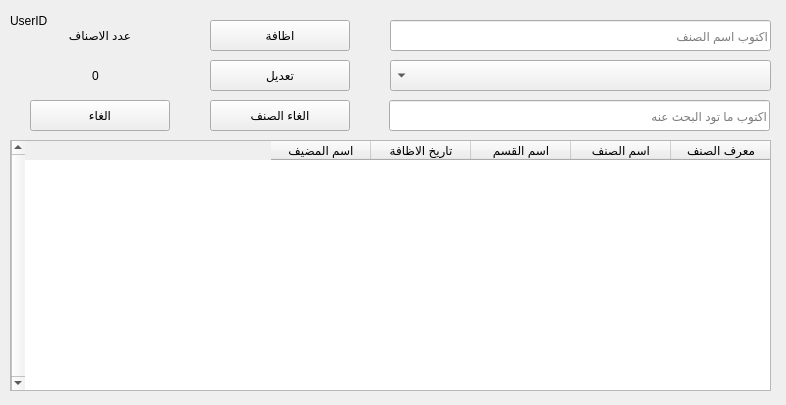
<?xml version="1.0" encoding="UTF-8"?>
<ui version="4.0">
 <class>Category</class>
 <widget class="QWidget" name="Category">
  <property name="windowModality">
   <enum>Qt::ApplicationModal</enum>
  </property>
  <property name="geometry">
   <rect>
    <x>0</x>
    <y>0</y>
    <width>786</width>
    <height>405</height>
   </rect>
  </property>
  <property name="windowTitle">
   <string>الاصناف</string>
  </property>
  <property name="layoutDirection">
   <enum>Qt::RightToLeft</enum>
  </property>
  <property name="autoFillBackground">
   <bool>false</bool>
  </property>
  <property name="styleSheet">
   <string notr="true"/>
  </property>
  <property name="locale">
   <locale language="Arabic" country="Jordan"/>
  </property>
  <widget class="QLineEdit" name="lineEditCategoryName">
   <property name="geometry">
    <rect>
     <x>390</x>
     <y>20</y>
     <width>381</width>
     <height>31</height>
    </rect>
   </property>
   <property name="placeholderText">
    <string>اكتوب اسم الصنف</string>
   </property>
  </widget>
  <widget class="QPushButton" name="btnAddCategory">
   <property name="geometry">
    <rect>
     <x>210</x>
     <y>20</y>
     <width>140</width>
     <height>31</height>
    </rect>
   </property>
   <property name="text">
    <string>اظافة</string>
   </property>
  </widget>
  <widget class="QTableWidget" name="tableCategory">
   <property name="geometry">
    <rect>
     <x>10</x>
     <y>140</y>
     <width>761</width>
     <height>251</height>
    </rect>
   </property>
   <property name="lineWidth">
    <number>1</number>
   </property>
   <property name="midLineWidth">
    <number>0</number>
   </property>
   <property name="verticalScrollBarPolicy">
    <enum>Qt::ScrollBarAlwaysOn</enum>
   </property>
   <property name="horizontalScrollBarPolicy">
    <enum>Qt::ScrollBarAsNeeded</enum>
   </property>
   <property name="autoScroll">
    <bool>true</bool>
   </property>
   <property name="tabKeyNavigation">
    <bool>true</bool>
   </property>
   <property name="showDropIndicator" stdset="0">
    <bool>true</bool>
   </property>
   <property name="dragEnabled">
    <bool>false</bool>
   </property>
   <property name="dragDropOverwriteMode">
    <bool>true</bool>
   </property>
   <property name="alternatingRowColors">
    <bool>false</bool>
   </property>
   <property name="showGrid">
    <bool>true</bool>
   </property>
   <property name="sortingEnabled">
    <bool>false</bool>
   </property>
   <property name="cornerButtonEnabled">
    <bool>true</bool>
   </property>
   <attribute name="horizontalHeaderVisible">
    <bool>true</bool>
   </attribute>
   <attribute name="horizontalHeaderCascadingSectionResizes">
    <bool>false</bool>
   </attribute>
   <attribute name="horizontalHeaderHighlightSections">
    <bool>true</bool>
   </attribute>
   <attribute name="horizontalHeaderShowSortIndicator" stdset="0">
    <bool>false</bool>
   </attribute>
   <attribute name="horizontalHeaderStretchLastSection">
    <bool>false</bool>
   </attribute>
   <attribute name="verticalHeaderVisible">
    <bool>true</bool>
   </attribute>
   <attribute name="verticalHeaderCascadingSectionResizes">
    <bool>false</bool>
   </attribute>
   <attribute name="verticalHeaderHighlightSections">
    <bool>true</bool>
   </attribute>
   <attribute name="verticalHeaderShowSortIndicator" stdset="0">
    <bool>false</bool>
   </attribute>
   <attribute name="verticalHeaderStretchLastSection">
    <bool>false</bool>
   </attribute>
   <column>
    <property name="text">
     <string>معرف الصنف</string>
    </property>
   </column>
   <column>
    <property name="text">
     <string>اسم الصنف</string>
    </property>
   </column>
   <column>
    <property name="text">
     <string>اسم القسم</string>
    </property>
   </column>
   <column>
    <property name="text">
     <string>تاريخ الاظافة</string>
    </property>
   </column>
   <column>
    <property name="text">
     <string>اسم المضيف</string>
    </property>
   </column>
  </widget>
  <widget class="QPushButton" name="btnCategoryDelete">
   <property name="geometry">
    <rect>
     <x>210</x>
     <y>100</y>
     <width>140</width>
     <height>31</height>
    </rect>
   </property>
   <property name="text">
    <string>الغاء الصنف</string>
   </property>
  </widget>
  <widget class="QLineEdit" name="linEditCategorySearch">
   <property name="geometry">
    <rect>
     <x>389</x>
     <y>100</y>
     <width>381</width>
     <height>31</height>
    </rect>
   </property>
   <property name="alignment">
    <set>Qt::AlignLeading|Qt::AlignLeft|Qt::AlignVCenter</set>
   </property>
   <property name="placeholderText">
    <string>اكتوب ما تود البحث عنه </string>
   </property>
  </widget>
  <widget class="QLabel" name="labUserID">
   <property name="geometry">
    <rect>
     <x>10</x>
     <y>10</y>
     <width>61</width>
     <height>21</height>
    </rect>
   </property>
   <property name="text">
    <string>UserID</string>
   </property>
  </widget>
  <widget class="QLabel" name="label">
   <property name="geometry">
    <rect>
     <x>50</x>
     <y>20</y>
     <width>81</width>
     <height>31</height>
    </rect>
   </property>
   <property name="text">
    <string>عدد الاصناف</string>
   </property>
  </widget>
  <widget class="QLabel" name="labNumberSection">
   <property name="geometry">
    <rect>
     <x>80</x>
     <y>60</y>
     <width>31</width>
     <height>31</height>
    </rect>
   </property>
   <property name="text">
    <string>0</string>
   </property>
   <property name="alignment">
    <set>Qt::AlignCenter</set>
   </property>
  </widget>
  <widget class="QPushButton" name="btnEditCategory">
   <property name="geometry">
    <rect>
     <x>210</x>
     <y>60</y>
     <width>140</width>
     <height>31</height>
    </rect>
   </property>
   <property name="text">
    <string>تعديل</string>
   </property>
  </widget>
  <widget class="QPushButton" name="btnCancel">
   <property name="geometry">
    <rect>
     <x>30</x>
     <y>100</y>
     <width>140</width>
     <height>31</height>
    </rect>
   </property>
   <property name="text">
    <string>الغاء</string>
   </property>
  </widget>
  <widget class="QComboBox" name="comboxShowSection">
   <property name="geometry">
    <rect>
     <x>390</x>
     <y>60</y>
     <width>381</width>
     <height>31</height>
    </rect>
   </property>
  </widget>
 </widget>
 <tabstops>
  <tabstop>lineEditCategoryName</tabstop>
  <tabstop>linEditCategorySearch</tabstop>
  <tabstop>btnAddCategory</tabstop>
  <tabstop>tableCategory</tabstop>
  <tabstop>btnCategoryDelete</tabstop>
 </tabstops>
 <resources/>
 <connections/>
</ui>
